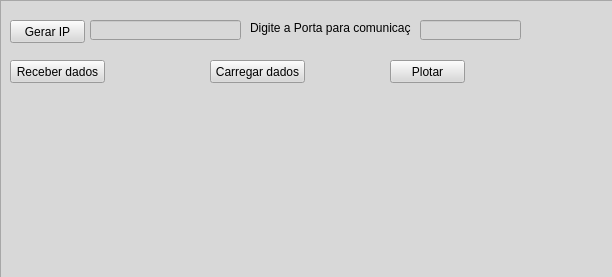
<?xml version="1.0" encoding="UTF-8"?>
<ui version="4.0">
 <class>MainWindow</class>
 <widget class="QMainWindow" name="MainWindow">
  <property name="geometry">
   <rect>
    <x>0</x>
    <y>0</y>
    <width>612</width>
    <height>277</height>
   </rect>
  </property>
  <property name="windowTitle">
   <string>MainWindow</string>
  </property>
  <widget class="QWidget" name="centralwidget">
   <widget class="QFrame" name="frame">
    <property name="geometry">
     <rect>
      <x>0</x>
      <y>0</y>
      <width>691</width>
      <height>431</height>
     </rect>
    </property>
    <property name="styleSheet">
     <string notr="true">background-color: rgb(216, 216, 216);</string>
    </property>
    <property name="frameShape">
     <enum>QFrame::StyledPanel</enum>
    </property>
    <property name="frameShadow">
     <enum>QFrame::Raised</enum>
    </property>
    <widget class="QPushButton" name="plot_button">
     <property name="geometry">
      <rect>
       <x>390</x>
       <y>60</y>
       <width>75</width>
       <height>23</height>
      </rect>
     </property>
     <property name="text">
      <string>Plotar</string>
     </property>
    </widget>
    <widget class="QPushButton" name="load_button">
     <property name="geometry">
      <rect>
       <x>210</x>
       <y>60</y>
       <width>95</width>
       <height>23</height>
      </rect>
     </property>
     <property name="text">
      <string>Carregar dados</string>
     </property>
    </widget>
    <widget class="QPushButton" name="gerarIP_button">
     <property name="geometry">
      <rect>
       <x>10</x>
       <y>20</y>
       <width>75</width>
       <height>23</height>
      </rect>
     </property>
     <property name="text">
      <string>Gerar IP</string>
     </property>
    </widget>
    <widget class="QLineEdit" name="ip_line">
     <property name="geometry">
      <rect>
       <x>90</x>
       <y>20</y>
       <width>151</width>
       <height>20</height>
      </rect>
     </property>
    </widget>
    <widget class="QLineEdit" name="porta_line">
     <property name="geometry">
      <rect>
       <x>420</x>
       <y>20</y>
       <width>101</width>
       <height>20</height>
      </rect>
     </property>
    </widget>
    <widget class="QLabel" name="porta_label">
     <property name="geometry">
      <rect>
       <x>250</x>
       <y>20</y>
       <width>161</width>
       <height>16</height>
      </rect>
     </property>
     <property name="text">
      <string>Digite a Porta para comunicação:</string>
     </property>
    </widget>
    <widget class="QPushButton" name="receber_button">
     <property name="geometry">
      <rect>
       <x>10</x>
       <y>60</y>
       <width>95</width>
       <height>23</height>
      </rect>
     </property>
     <property name="text">
      <string>Receber dados</string>
     </property>
    </widget>
   </widget>
  </widget>
 </widget>
 <resources/>
 <connections/>
</ui>
